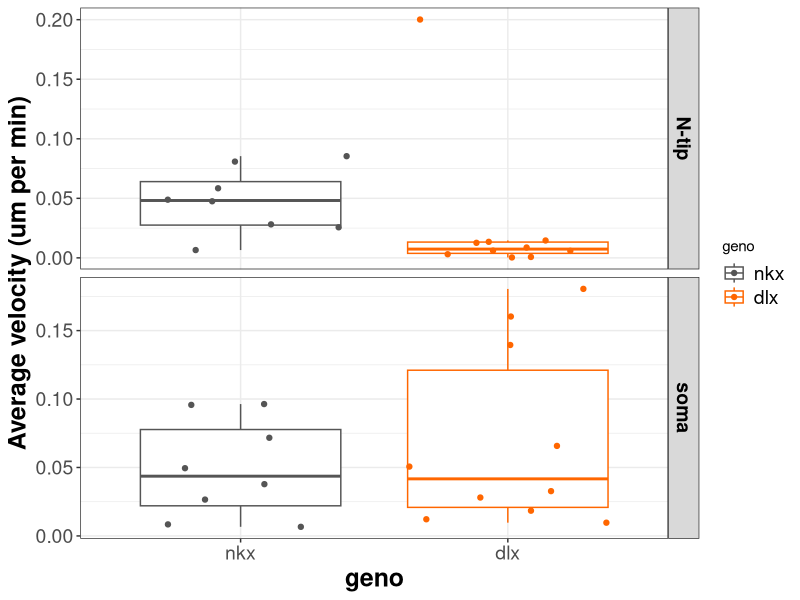

Here is the R script that generated this plot:

library(plyr)
library(ggplot2)
library (plotrix) #use for std.error
C1 <-read.csv("2016-03-28-trackcomplie.csv", header = TRUE, sep = ",")
t0 <- subset(C1, T.min ==0)
tsub<- t0[, c(1:3, 5, 6)]
ct0<-colnames(tsub)
ct0[2:3] <- c("sx", "sy")
colnames(tsub) <- ct0
C2 <-merge(C1, tsub)
Dist_C2 <-ddply(C2, .(cell_no, region, T.min, geno), summarize, xc = X.micron - sx, yc = Y.micron -sy)
Dist_C3 <-ddply(Dist_C2, .(cell_no, region, T.min, geno), summarize, 
      d2= sqrt((xc)^2 + (yc)^2))
library(ggplot2)
s1<- subset(Dist_C3, T.min>1000 & T.min<3000)

test1<- ddply(s1, .(region, cell_no, geno), summarize, 
              I_d2=(lm(d2~T.min))$coefficients [1],
             I_time=abs((lm(d2~T.min))$coefficients [2]))

test3<- ddply(test1, .(region, geno), summarize, mIt = mean(I_time), sem = std.error(I_time))
test1$geno <- factor(test1$geno, levels = c("nkx", "dlx"))
test1sub = subset(test1, region == "N-tip")
test1sub2 = subset(test1, region == "soma")

#statistical test
Ntip_pv <- wilcox.test(I_time ~ geno, data=test1sub) 
soma_pv <- wilcox.test(I_time ~ geno, data=test1sub2) 
p.adjust(0.01166, method = "bonferroni", n=2)
p.adjust(0.6334, method = "bonferroni", n=2)

#fig4b plot
gp2 <- ggplot(test1, aes(y= I_time, x = geno, colour = geno))+
  facet_grid(region ~. , scales="free_y") +
  geom_boxplot(outlier.shape = NA) + geom_jitter()+
  scale_fill_manual(values=c("#555555","#FF6600"))+
  scale_colour_manual(values=c("#555555","#FF6600"))+
  ylab("Average velocity (um per min)")+
  theme_bw() +
  theme(axis.text = element_text(size = 14),
        axis.title=element_text(size=18,face="bold"),
        legend.key = element_rect(fill = "white"),
        legend.background = element_rect(fill = "white"),
        legend.text = element_text(size = 14),
        #panel.grid.major = element_line(colour = "grey40"),
        #panel.grid.minor = element_blank(),
        strip.text = element_text(face = "bold", size = 14, colour = "black")
  )
